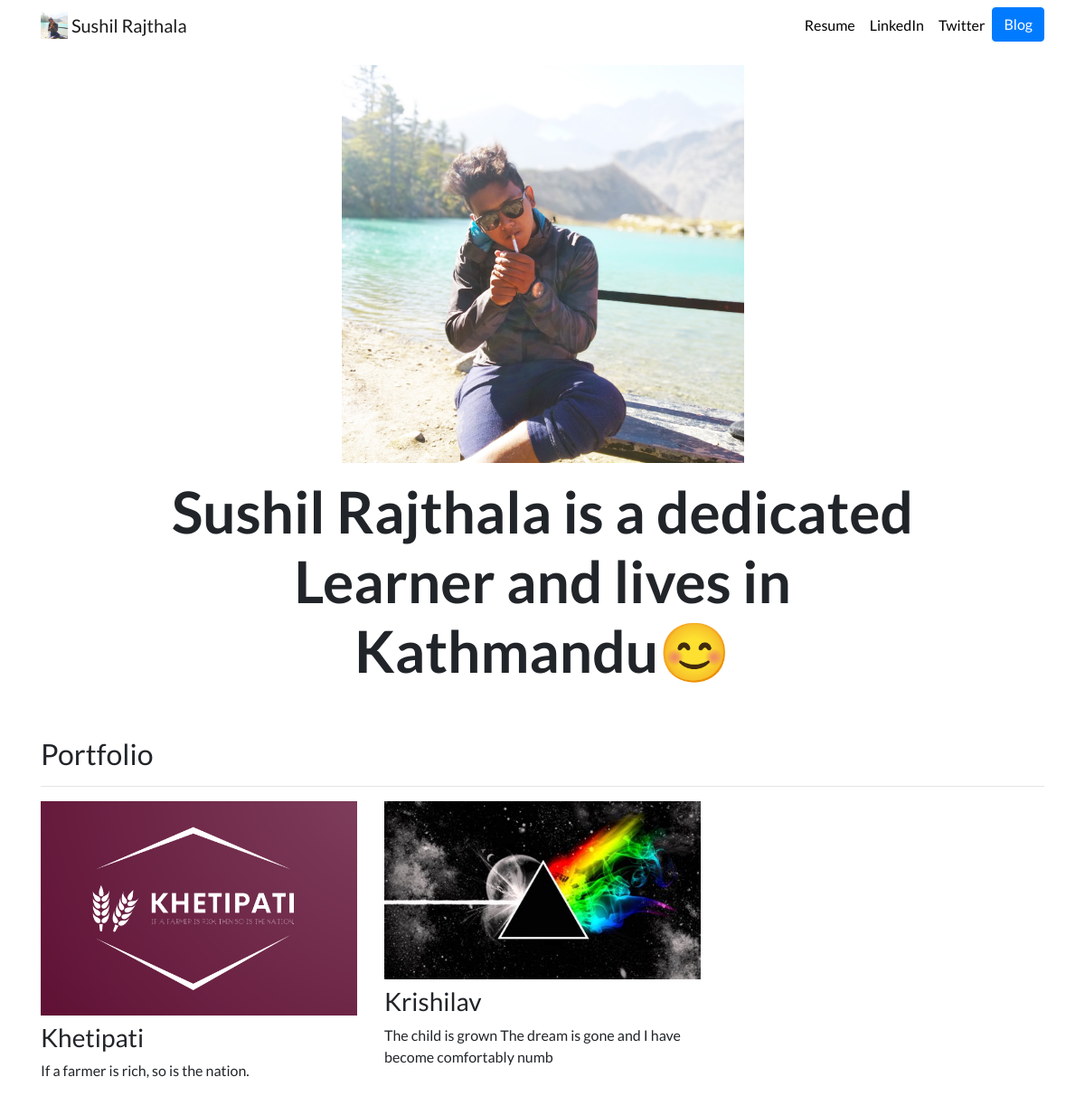
The page / on the database its author committed.
### portfolio/models.py (models this page shows, shortened)
class Project(models.Model):
    title = models.CharField(max_length=100)
    description = models.TextField(max_length=300)
    image = models.ImageField(upload_to='portfolio/images')
    url = models.URLField(blank='True')

### portfolio/views.py (the view)
# urls.py: 2. Add a URL to urlpatterns:  path('', views.home, name='home')
def home(request):
    projects = Project.objects.all()
    return render(request, 'portfolio/home.html', {'projects': projects})

### portfolio/templates/portfolio/home.html
{% extends "portfolio/base.html" %}
{% load static %}
{% block content %}
<div class="row justify-content-center my-3">
  <div class="col-5">
    <img src="{% static 'portfolio/hero.jpg' %}" class="img-fluid">
  </div>
</div>
<div class="row justify-content-center mb-3">
  <div class="col-md-9 text-center">
    <h1 id="hometext" class="font-weight-bold">Sushil Rajthala is a dedicated Learner and lives in Kathmandu😊</h1>
  </div>
</div>
<h2 class="mt-5">Portfolio</h2>
<hr>
<div class="row">
  {% for project in projects %}
  <div class="col-lg-4 col-md-6">
    {% if project.url %}
    <a href="{{ project.url }}">
      <img src="{{ project.image.url }}" class="img-fluid mb-2">
    </a>
    {% else %}
    <img src="{{ project.image.url }}" class="img-fluid mb-2">
    {% endif %}
    <h3>{{ project.title }}</h3>
    <p>{{ project.description }}</p>
  </div>
  {% endfor %}
</div>
{% endblock %}

### portfolio/static/portfolio/custom.css (style rules this page uses)
body { font-family: 'Lato', sans-serif; }
@media (min-width: 992px) { #hometext { font-size: 4rem; } }

### rows shown on the page
Project: image (picture), title "Khetipati", description "If a farmer is rich, so is the nation."
Project: image (picture), title "Krishilav", description "The child is grown The dream is gone and I have become comfortably numb"
